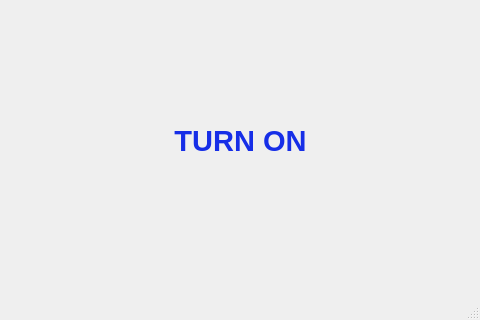
<?xml version="1.0" encoding="UTF-8"?>
<ui version="4.0">
 <class>MainWindow</class>
 <widget class="QMainWindow" name="MainWindow">
  <property name="geometry">
   <rect>
    <x>0</x>
    <y>0</y>
    <width>480</width>
    <height>320</height>
   </rect>
  </property>
  <property name="windowTitle">
   <string>MainWindow</string>
  </property>
  <widget class="QWidget" name="centralwidget">
   <widget class="QWidget" name="horizontalLayoutWidget">
    <property name="geometry">
     <rect>
      <x>20</x>
      <y>10</y>
      <width>441</width>
      <height>261</height>
     </rect>
    </property>
    <layout class="QHBoxLayout" name="horizontalLayout">
     <item>
      <widget class="QToolButton" name="power_btn">
       <property name="font">
        <font>
         <pointsize>22</pointsize>
         <bold>true</bold>
        </font>
       </property>
       <property name="styleSheet">
        <string notr="true">color: #162EE7;</string>
       </property>
       <property name="inputMethodHints">
        <set>Qt::InputMethodHint::ImhHiddenText</set>
       </property>
       <property name="text">
        <string>TURN ON</string>
       </property>
       <property name="icon">
        <iconset>
         <normaloff>assets/power_btn_lg.png</normaloff>assets/power_btn_lg.png</iconset>
       </property>
       <property name="iconSize">
        <size>
         <width>96</width>
         <height>96</height>
        </size>
       </property>
       <property name="toolButtonStyle">
        <enum>Qt::ToolButtonStyle::ToolButtonTextUnderIcon</enum>
       </property>
       <property name="autoRaise">
        <bool>true</bool>
       </property>
      </widget>
     </item>
    </layout>
   </widget>
  </widget>
  <widget class="QMenuBar" name="menubar">
   <property name="geometry">
    <rect>
     <x>0</x>
     <y>0</y>
     <width>480</width>
     <height>22</height>
    </rect>
   </property>
  </widget>
  <widget class="QStatusBar" name="statusbar"/>
 </widget>
 <resources/>
 <connections/>
</ui>
